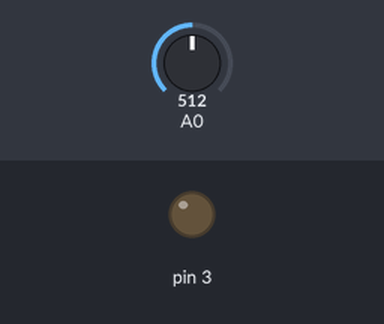
The sketch below on a simulated Arduino Uno, built with avr-gcc and run on an emulated ATmega328P. Parts: output pins drawn as LEDs (lit = HIGH). The test bench sets the inputs (shaded band); at power-on: A0 = 512.

Above: at 1.2 s.
1.3 s: A0 set to 716
At 1.6 s:
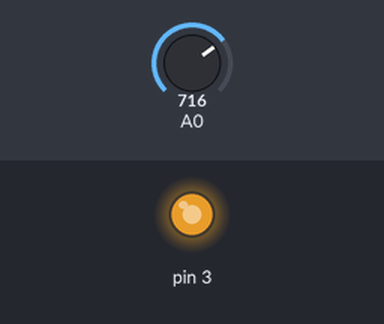
2.8 s: A0 set to 753
At 4.0 s:
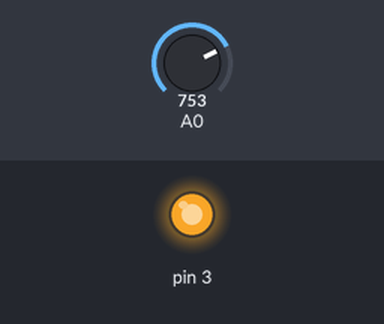
4.3 s: A0 set to 768
At 5.1 s:
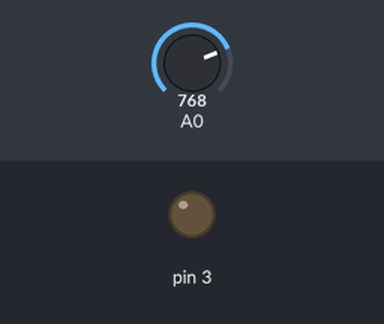
5.8 s: A0 set to 900
At 6.2 s:
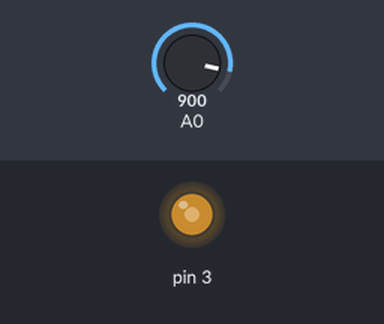
7.3 s: A0 set to 306
At 8.5 s:
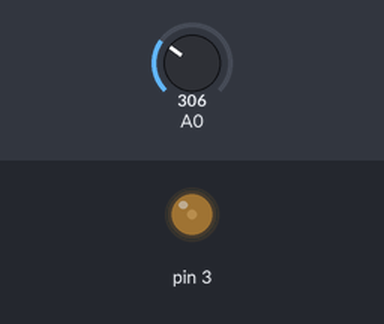
8.8 s: A0 set to 0
At 9.7 s:
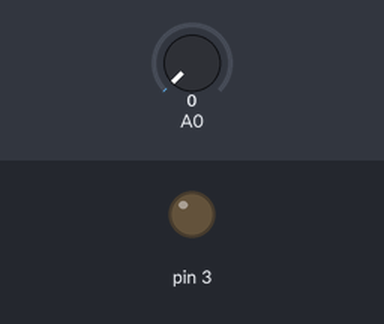
Timing chart, 0 to 11.3 s (numbered marks = the images above; inputs shaded):
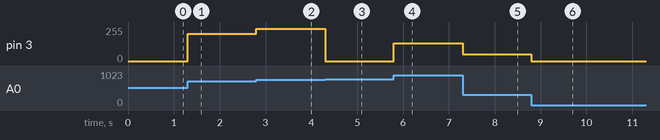

The sketch:

led-fade.ino
```cpp
void setup() {
  pinMode(A0,INPUT);
  pinMode(3,OUTPUT);
}

void loop() {
  int x;
  x = analogRead(A0);
  analogWrite(3,x);

}
```

Measured:
- the behaviour switches between 767 and 768 on A0 (found by bisection; images 2 and 3)
- after the input at 1.3 s, pin 3: 0/255 → 204/255 at once
- after the input at 2.8 s, pin 3: 204/255 → 241/255 at once
- after the input at 4.3 s, pin 3: 241/255 → 0/255 at once
- after the input at 5.8 s, pin 3: 0/255 → 132/255 at once
- after the input at 7.3 s, pin 3: 132/255 → 50/255 at once
- after the input at 8.8 s, pin 3: 50/255 → 0/255 at once
